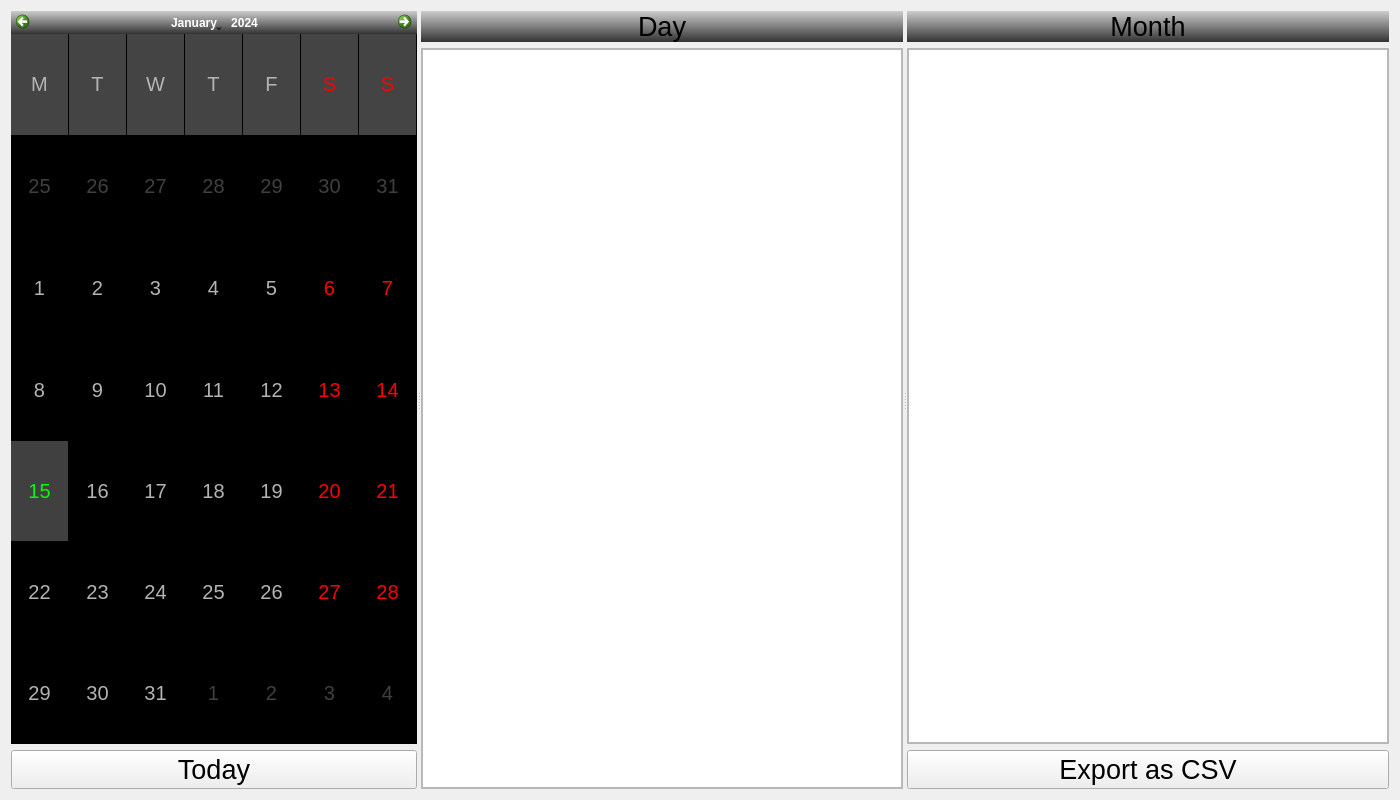
<?xml version="1.0" encoding="UTF-8"?>
<!-- 
   File name: mainWindow.ui
   Author: Hynek Šabacký (xsabac02)
   Date created: 18/11/2021
   Date last modified: 5/12/2021
-->
<ui version="4.0">
 <class>Dialog</class>
 <widget class="QDialog" name="Dialog">
  <property name="geometry">
   <rect>
    <x>0</x>
    <y>0</y>
    <width>1400</width>
    <height>800</height>
   </rect>
  </property>
  <layout class="QVBoxLayout" name="verticalLayout_4">
   <item>
    <layout class="QVBoxLayout" name="verticalLayout_3">
     <item>
      <widget class="QSplitter" name="splitter">
       <property name="sizePolicy">
        <sizepolicy hsizetype="Expanding" vsizetype="Preferred">
         <horstretch>0</horstretch>
         <verstretch>1</verstretch>
        </sizepolicy>
       </property>
       <property name="orientation">
        <enum>Qt::Horizontal</enum>
       </property>
       <widget class="QWidget" name="verticalLayoutWidget">
        <layout class="QVBoxLayout" name="verticalLayout_5">
         <item>
          <widget class="QCalendarWidget" name="calendarWidget">
           <property name="sizePolicy">
            <sizepolicy hsizetype="Preferred" vsizetype="Preferred">
             <horstretch>0</horstretch>
             <verstretch>0</verstretch>
            </sizepolicy>
           </property>
           <property name="styleSheet">
            <string notr="true">  /* header row */
  QCalendarWidget QWidget { alternate-background-color:#444444; }
   
  /* normal days */
  QCalendarWidget QAbstractItemView:enabled 
  {
  	font-size:20px;  
  	color: rgb(180, 180, 180);  
  	background-color: black;  
  	selection-background-color: rgb(64, 64, 64); 
  	selection-color: rgb(0, 255, 0); 
  }
   
  /* days in other months */
  /* navigation bar */
QCalendarWidget QWidget#qt_calendar_navigationbar
{ 
  background-color: qlineargradient(x1:0, y1:0, x2:0, y2:1, stop: 0 #cccccc, stop: 1 #333333); 
}

QCalendarWidget QAbstractItemView:disabled 
{ 
color: rgb(64, 64, 64); 
}

QCalendarWidget QWidget#qt_calendar_prevmonth
{
   qproperty-icon:url (&quot;./stylesheet-branch-closed.png&quot;);
}

QCalendarWidget QWidget#qt_calendar_nextmonth
{
   qproperty-icon:url (&quot;./stylesheet-branch-closed.png&quot;);
}</string>
           </property>
           <property name="firstDayOfWeek">
            <enum>Qt::Monday</enum>
           </property>
           <property name="gridVisible">
            <bool>true</bool>
           </property>
           <property name="horizontalHeaderFormat">
            <enum>QCalendarWidget::SingleLetterDayNames</enum>
           </property>
           <property name="verticalHeaderFormat">
            <enum>QCalendarWidget::NoVerticalHeader</enum>
           </property>
           <property name="navigationBarVisible">
            <bool>true</bool>
           </property>
           <property name="dateEditEnabled">
            <bool>false</bool>
           </property>
          </widget>
         </item>
         <item>
          <widget class="QPushButton" name="today">
           <property name="font">
            <font>
             <pointsize>20</pointsize>
            </font>
           </property>
           <property name="text">
            <string>Today</string>
           </property>
           <property name="autoDefault">
            <bool>false</bool>
           </property>
          </widget>
         </item>
        </layout>
       </widget>
       <widget class="QWidget" name="verticalLayoutWidget_2">
        <layout class="QVBoxLayout" name="verticalLayout_2">
         <property name="sizeConstraint">
          <enum>QLayout::SetDefaultConstraint</enum>
         </property>
         <item>
          <widget class="QLabel" name="dayLabel">
           <property name="sizePolicy">
            <sizepolicy hsizetype="Minimum" vsizetype="Preferred">
             <horstretch>0</horstretch>
             <verstretch>0</verstretch>
            </sizepolicy>
           </property>
           <property name="font">
            <font>
             <pointsize>20</pointsize>
            </font>
           </property>
           <property name="styleSheet">
            <string notr="true">color:&quot;white&quot;;
background-color: qlineargradient(x1:0, y1:0, x2:0, y2:1, stop: 0 #cccccc, stop: 1 #333333); </string>
           </property>
           <property name="text">
            <string>Day</string>
           </property>
           <property name="alignment">
            <set>Qt::AlignCenter</set>
           </property>
          </widget>
         </item>
         <item>
          <widget class="QScrollArea" name="dayScrollArea">
           <property name="sizePolicy">
            <sizepolicy hsizetype="Expanding" vsizetype="Expanding">
             <horstretch>1</horstretch>
             <verstretch>1</verstretch>
            </sizepolicy>
           </property>
           <property name="styleSheet">
            <string notr="true">background-color:&quot;white&quot;;</string>
           </property>
           <property name="widgetResizable">
            <bool>true</bool>
           </property>
           <widget class="QTableView" name="dayTableView">
            <property name="geometry">
             <rect>
              <x>0</x>
              <y>0</y>
              <width>390</width>
              <height>737</height>
             </rect>
            </property>
            <property name="sizePolicy">
             <sizepolicy hsizetype="Minimum" vsizetype="Minimum">
              <horstretch>1</horstretch>
              <verstretch>1</verstretch>
             </sizepolicy>
            </property>
           </widget>
          </widget>
         </item>
        </layout>
       </widget>
       <widget class="QWidget" name="verticalLayoutWidget">
        <layout class="QVBoxLayout" name="verticalLayout">
         <item>
          <widget class="QLabel" name="monthLabel">
           <property name="font">
            <font>
             <pointsize>20</pointsize>
            </font>
           </property>
           <property name="styleSheet">
            <string notr="true">color:&quot;white&quot;;
background-color: qlineargradient(x1:0, y1:0, x2:0, y2:1, stop: 0 #cccccc, stop: 1 #333333); </string>
           </property>
           <property name="text">
            <string>Month</string>
           </property>
           <property name="alignment">
            <set>Qt::AlignCenter</set>
           </property>
          </widget>
         </item>
         <item>
          <widget class="QScrollArea" name="monthScrollArea">
           <property name="sizePolicy">
            <sizepolicy hsizetype="Expanding" vsizetype="Expanding">
             <horstretch>0</horstretch>
             <verstretch>0</verstretch>
            </sizepolicy>
           </property>
           <property name="styleSheet">
            <string notr="true">background-color:&quot;white&quot;;</string>
           </property>
           <property name="widgetResizable">
            <bool>true</bool>
           </property>
           <widget class="QTableView" name="monthTableView">
            <property name="geometry">
             <rect>
              <x>0</x>
              <y>0</y>
              <width>389</width>
              <height>690</height>
             </rect>
            </property>
            <property name="sizePolicy">
             <sizepolicy hsizetype="Minimum" vsizetype="Minimum">
              <horstretch>1</horstretch>
              <verstretch>1</verstretch>
             </sizepolicy>
            </property>
           </widget>
          </widget>
         </item>
         <item>
          <widget class="QPushButton" name="export">
           <property name="font">
            <font>
             <pointsize>20</pointsize>
            </font>
           </property>
           <property name="text">
            <string>Export as CSV</string>
           </property>
           <property name="autoDefault">
            <bool>false</bool>
           </property>
          </widget>
         </item>
        </layout>
       </widget>
      </widget>
     </item>
    </layout>
   </item>
  </layout>
 </widget>
 <resources/>
 <connections/>
</ui>
